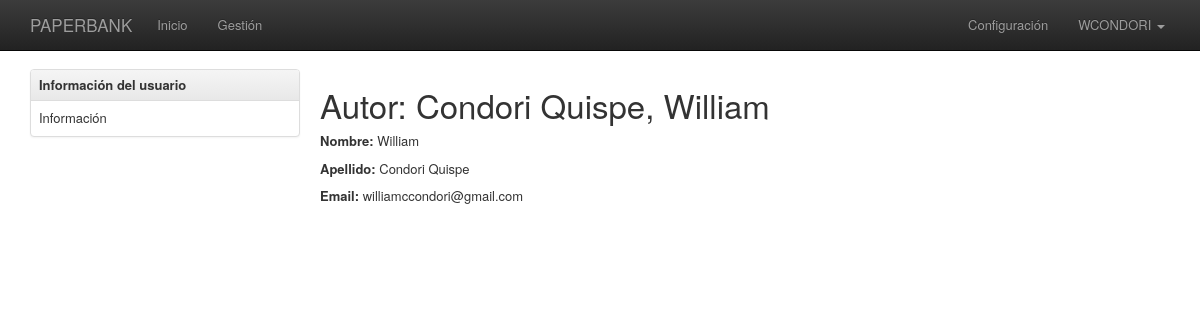
Page /author/1/ on the committed database.
### repositorio/models.py (models this page shows)
class Autor(models.Model):
    nombre = models.CharField(max_length=100)
    apellido = models.CharField(max_length=100)
    email = models.CharField(max_length=100)
    dina = models.CharField(max_length=300)
    web = models.CharField(max_length=300)
    def __str__(self):
        return self.apellido + ', ' + self.nombre
    class Meta:
        ordering = ['apellido']

### repositorio/controllers/author_controller.py (the view)
# urls.py: path('author/<int:pk>/', AuthorDetailView.as_view(), name='author-detail'),
class AuthorDetailView(DetailView):
    model = Autor
    template_name = 'author/detail.html'

### repositorio/templates/author/detail.html (shortened to what this page needs)
{% extends "layout.html" %}
{% block content %}
<h1>Autor: {{ autor }}</h1>
<p><strong>Nombre:</strong> {{ autor.nombre }}</p>
<p><strong>Apellido:</strong> {{ autor.apellido }}</p>
<p><strong>Email:</strong> {{ autor.email }}</p>
{% endblock %}

### rows in the picture
Autor: apellido+nombre "Condori Quispe, William", nombre "William", apellido "Condori Quispe", email "williamccondori@gmail.com"
